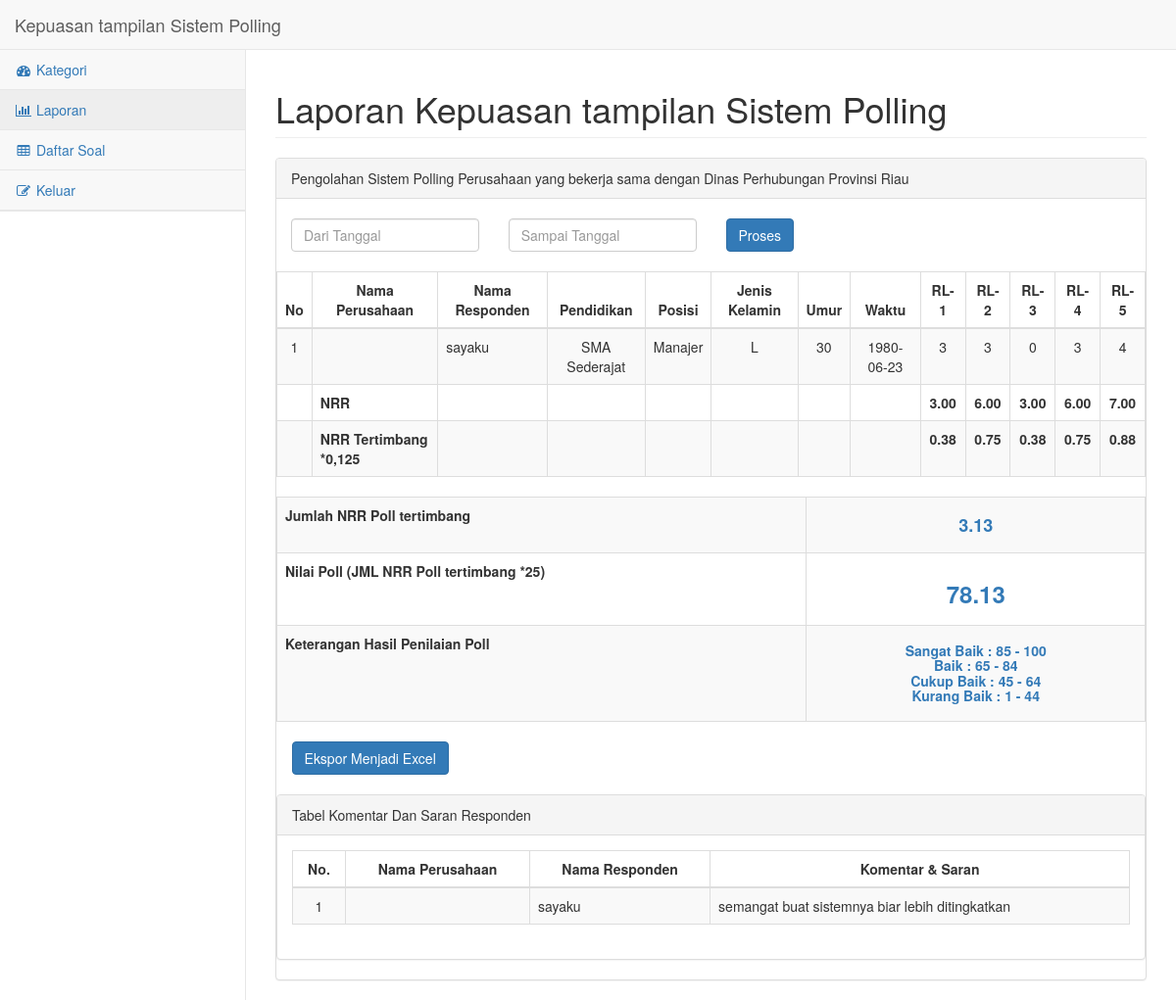
Screenshot of /laporan.php?id=161 with the database file from the repository.
### tables this page shows
CREATE TABLE `kategori` (
  `id_kategori` int(11) NOT NULL,
  `nama_kategori` varchar(50) NOT NULL,
  `persyaratan` text NOT NULL,
  `status` tinyint(1) DEFAULT 0
);

CREATE TABLE `jawaban_user` (
  `id_jawaban_user` int(11) NOT NULL,
  `jawaban1` int(1) NOT NULL,
  `jawaban2` int(1) NOT NULL,
  `jawaban3` int(1) NOT NULL,
  `jawaban4` int(1) NOT NULL,
  `jawaban5` int(1) NOT NULL,
  `jawaban6` int(1) NOT NULL,
  `jawaban7` int(1) NOT NULL,
  `jawaban8` int(1) NOT NULL,
  `id_respondenj` int(11) NOT NULL,
  `komentar` text NOT NULL
);

CREATE TABLE `responden` (
  `id_responden` int(11) NOT NULL,
  `tanggal` date NOT NULL,
  `perusahaan` varchar(30) NOT NULL,
  `nama` varchar(25) NOT NULL,
  `nip` varchar(25) NOT NULL,
  `umur` int(3) NOT NULL,
  `jenis_kelamin` tinyint(1) NOT NULL,
  `pendidikan` varchar(25) NOT NULL,
  `pekerjaan` varchar(25) NOT NULL,
  `id_kategoriResponden` int(11) NOT NULL
);

### laporan.php (the view, shortened to what the rows shown need)
<!DOCTYPE html>
<?php
    require 'side.php';
    $id_kategorisend=$_GET['id'];
?>
<div id="page-wrapper">
            <div class="row">
                <div class="col-lg-12">
                <?php
                include 'connect.php';
                $query1="SELECT * FROM kategori where id_kategori=$id_kategorisend";
                $sql= mysqli_query($connect, $query1);
                $data1=mysqli_fetch_array($sql);
                echo "
                <h1 class= 'page-header'> Laporan $data1[nama_kategori]</h1>";
                ?>
                </div>
            </div>
            <?php
                $queryh = mysqli_query($connect,"SELECT * FROM responden where id_kategoriResponden=$id_kategorisend");
                $result = mysqli_fetch_array($queryh);
                if($result==TRUE)
                {
                   include 'data.php';
                }else
                {
                     echo'
                     <div class="alert alert-info">
                            <strong>BELUM ADA JAWABAN RESPONDEN UNTUK KATEGORI INI !</strong>
                        </div>
                    ';
                }
            ?>
<br/>
       <div class="row">
                <div class="col-lg-12">
                    <div class="panel panel-default">
                        <div class="panel-body">
                            <table width="100%" class="table table-striped table-bordered table-hover" id="dataTables-example">
                                <thead>
                                    <tr>
                                        <th> <center>No.</center></th>
                                        <th><center>Nama Perusahaan</center></th>
                                        <th><center>Nama Responden</center></th>
                                        <th><center>Komentar & Saran</center></th>
                                    </tr>
                                </thead>
                                <tbody>
                                    <?php
                                        include 'connect.php';
                                        $query = mysqli_query($connect,"SELECT * FROM responden join jawaban_user where id_kategoriResponden='$id_kategorisend' AND id_respondenj=id_responden");
                                        $no=1;
                                        while ( $data = mysqli_fetch_array($query) ) {
                                            echo '
                                                <tr>
                                                    <td><center>'.$no++.'</center></td>
                                                    <td>'.$data["perusahaan"].'</td>
                                                    <td>'.$data["nama"].'</td>
                                                    <td>'.$data["komentar"].'</td>
                                                </tr>
                                            ';}?>
                                </tbody>
                            </table>
                     </div>
                </div>
</body>

### side.php (shortened to what the rows shown need)
<!DOCTYPE html>
<html lang="en">
<?php
    $id = $_GET['id'];
?>
<head>
    <link href="./vendor/bootstrap/css/bootstrap.min.css" rel="stylesheet">
    <link href="./vendor/metisMenu/metisMenu.min.css" rel="stylesheet">
    <link href="./dist/css/sb-admin-2.css" rel="stylesheet">
    <link href="./vendor/font-awesome/css/font-awesome.min.css" rel="stylesheet" type="text/css">
    <link rel="stylesheet" href="https://maxcdn.bootstrapcdn.com/bootstrap/3.3.7/css/bootstrap.min.css"/>
    <link rel="stylesheet" href="https://cdnjs.cloudflare.com/ajax/libs/jqueryui/1.12.1/jquery-ui.css"/>
</head>
<body>
    <div id="wrapper">
        <nav class="navbar navbar-default navbar-static-top" role="navigation" style="margin-bottom: 0">
            <div class="navbar-header">
            <?php
                include 'connect.php';
                $query1="SELECT * FROM kategori where id_kategori=$id";
                $sql= mysqli_query($connect, $query1);
                $data1=mysqli_fetch_array($sql);
                echo "
                <a class= 'navbar-brand'> $data1[nama_kategori]</a>";
                ?>
            </div>
        </nav>
    </div>
</body>
</html>

### data.php (shortened to what the rows shown need)
<div class="row">
              <div class="col-lg-12">
                      <div class="panel panel-default">
                          <br/>
                          <br/>
                          <div id="purchase_order">
                              <table width="100%" class="table table-striped table-bordered table-hover" id="dataTables-example">
                                  <thead>
                                      <tr>
                                          <th> <center>No</center></th>
                                          <th><center>Nama Perusahaan</center></th>
                                          <th><center>Nama Responden</center></th>
                                          <th> <center>Pendidikan</center></th>
                                          <th> <center>Posisi</center></th>
                                          <th> <center>Jenis Kelamin</center></th>
                                          <th> <center>Umur</center></th>
                                          <th> <center>Waktu</center></th>
                                          <th><center>RL-1</center></th>
                                          <th><center>RL-2</center></th>
                                          <th><center>RL-3</center></th>
                                          <th><center>RL-4</center></th>
                                          <th><center>RL-5</center></th>
                                      </tr>
                                  </thead>
                                  <tbody>
                                          <?php
                                              include 'connect.php';
                                              $query = mysqli_query($connect,"SELECT * FROM responden join jawaban_user where id_kategoriResponden='$id_kategorisend' AND id_respondenj=id_responden ORDER BY id_responden desc");
                                              $no=1;
                                              while ( $data = mysqli_fetch_array($query) ) {
                                                      $jk=$data['jenis_kelamin'];
                                                  ?>
                                                  <?php if($jk==1)
                                                      {?>
                                                      <?php
                                                          $jkl="L";
                                                      }else{?>
                                                      <?php
                                                          $jkl="P";
                                                      }?>
                                                  <?php
                                              echo '
                                              <tr>
                                                  <td><center>'.$no++.'</center></td>
                                                  <td>'.$data["perusahaan"].'</td>
                                                  <td>'.$data["nama"].'</td>
                                                  <td><center>'.$data["pendidikan"].'</center></td>
                                                  <td>'.$data["pekerjaan"].'</td>
                                                  <td><center>'.$jkl.'</center></td>
                                                  <td><center>'.$data["umur"].'</center></td>
                                                  <td><center>'.$data["tanggal"].'</center></td>
                                                  <td><center>'.$data["jawaban1"].'</center></td>
                                                  <td><center>'.$data["jawaban2"].'</center></td>
                                                  <td><center>'.$data["jawaban3"].'</center></td>
                                                  <td><center>'.$data["jawaban4"].'</center></td>
                                                  <td><center>'.$data["jawaban5"].'</center></td>
                                              </tr>
                                              ';
                                          }?>
                          <?php
                              include 'connect.php';
                              $queryj = mysqli_query($connect,"SELECT  COUNT(*) AS jumlah FROM responden join jawaban_user where id_kategoriResponden='$id_kategorisend' AND id_respondenj=id_responden");
                              $jumlah=mysqli_fetch_array($queryj);
                              $count=$jumlah ['jumlah'];
                              $queryv = mysqli_query($connect,"SELECT * FROM responden join jawaban_user where id_kategoriResponden='$id_kategorisend' AND id_respondenj=id_responden");
                              $jawaban1=0;$jawaban2=0;$jawaban3=0;$jawaban4=0;$jawaban5=0;
                              while ( $datav = mysqli_fetch_array($queryv) ) {
                                      $jawaban1=$jawaban1+$datav['jawaban1'];
                                      $jawaban2=$jawaban1+$datav['jawaban2'];
                                      $jawaban3=$jawaban1+$datav['jawaban3'];
                                      $jawaban4=$jawaban1+$datav['jawaban4'];
                                      $jawaban5=$jawaban1+$datav['jawaban5'];};?>
                                  <?php
                                      $average1=$jawaban1/$count;
                                      $average2=$jawaban2/$count;
                                      $average3=$jawaban3/$count;
                                      $average4=$jawaban4/$count;
                                      $average5=$jawaban5/$count;
                                  ?>
                              <tr>
                                  <th>
                                          <td><b> NRR</b></td>
                                          <td><b> </b></td>
                                          <td><b> </b></td>
                                          <td><b> </b></td>
                                          <td><b> </b></td>
                                          <td><b> </b></td>
                                          <td><b> </b></td>
                                          <td><center><b><?php echo number_format( $average1,2);?></b></center></td>
                                          <td><center><b><?php echo number_format( $average2,2);?></b></center></td>
                                          <td><center><b><?php echo number_format( $average3,2);?></b></center></td>
                                          <td><center><b><?php echo number_format( $average4,2);?></b></center></td>
                                          <td><center><b><?php echo number_format( $average5,2);?></b></center></td>
                                      </th>
                                  </tr
                                  <tr>
                                      <th>
                                       <td><b> NRR Tertimbang *0,125</b></td>
                                       <td><b> </b></td>
                                       <td><b> </b></td>
                                       <td><b> </b></td>
                                       <td><b> </b></td>
                                       <td><b> </b></td>
                                       <td><b> </b></td>
                                       <td><center><b><?php echo number_format(($average1=$average1*0.125),2);?></b></center></td>
                                       <td><center><b><?php echo number_format(($average2=$average2*0.125),2);?></b></center></td>
                                       <td><center><b><?php echo number_format(($average3=$average3*0.125),2);?></b></center></td>
                                       <td><center><b><?php echo number_format(($average4=$average4*0.125),2);?></b></center></td>
                                       <td><center><b><?php echo number_format(($average5=$average5*0.125),2);?></b></center></td>
                                      </th>
                                   </tbody>
                              </table>

### rows the page displays
kategori: nama_kategori "Kepuasan tampilan Sistem Polling"
jawaban_user: id_respondenj.nama "sayaku", id_respondenj.pendidikan "SMA Sederajat", id_respondenj.pekerjaan "Manajer", id_respondenj.jenis_kelamin "L", id_respondenj.umur "30", id_respondenj.tanggal "1980-06-23", jawaban1 "3", jawaban2 "3", jawaban3 "0", jawaban4 "3", jawaban5 "4", komentar "semangat buat sistemnya biar lebih ditingkatkan"

### other values shown
$average1 "3.00"
$average2 "6.00"
$average3 "3.00"
$average4 "6.00"
$average5 "7.00"
$average1=$average1*0.125 "0.38"
$average2=$average2*0.125 "0.75"
$average3=$average3*0.125 "0.38"
$average4=$average4*0.125 "0.75"
$average5=$average5*0.125 "0.88"
$nrr "3.13"
$ikm=$nrr*25 "78.13"
